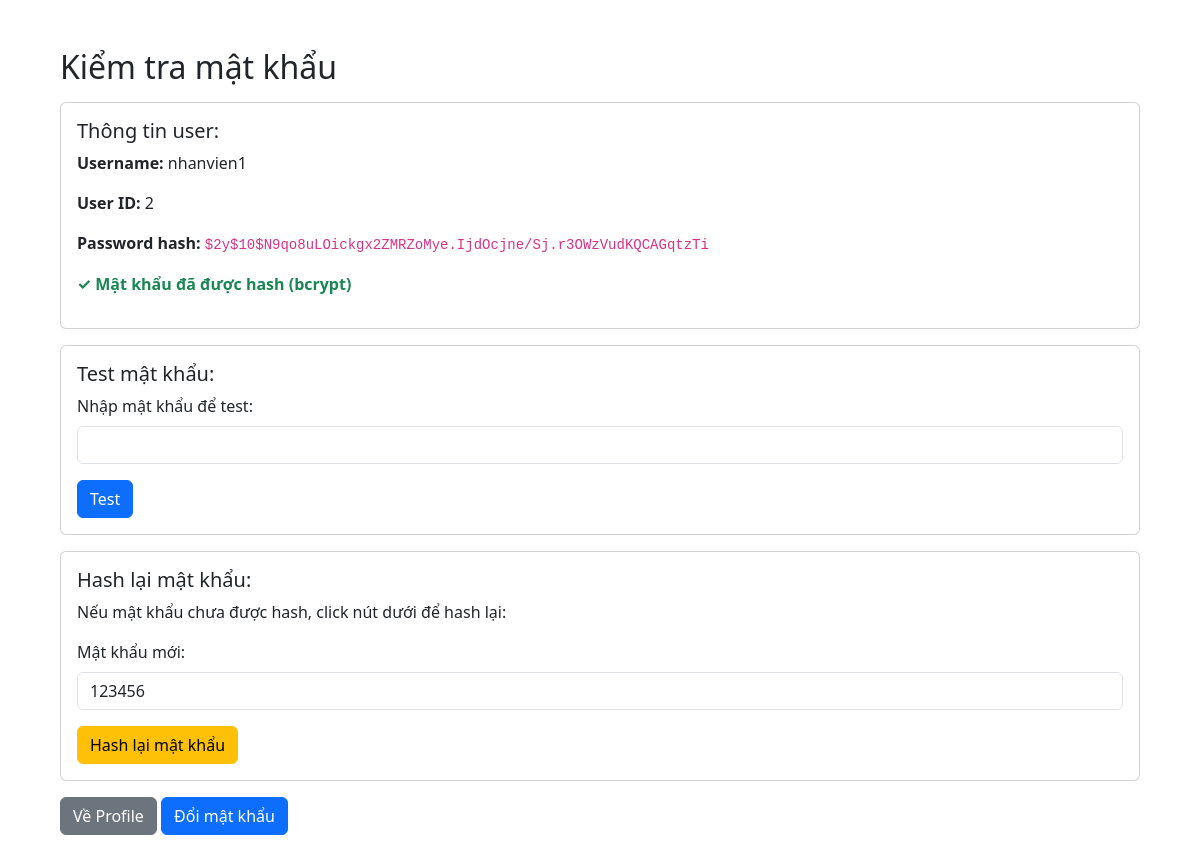
The app's page /check_password.php (signed in) with its own data.
### tables this page shows
CREATE TABLE users (
    user_id INT PRIMARY KEY AUTO_INCREMENT,
    username VARCHAR(50) UNIQUE NOT NULL,
    password VARCHAR(255) NOT NULL,
    full_name VARCHAR(100) NOT NULL,
    phone VARCHAR(20) COMMENT 'Số điện thoại',
    role ENUM('staff', 'manager') NOT NULL,
    created_at TIMESTAMP DEFAULT CURRENT_TIMESTAMP,
    updated_at DATETIME DEFAULT NULL,
    is_active TINYINT(1) DEFAULT 1
);

### models/Database.php (called while the page is built, shortened)
<?php
class Database {
    private static $instance = null;
    private $connection;
    private function __construct() {
        $maxRetries = 3;
        $retryCount = 0;
        while ($retryCount < $maxRetries) {
            try {
                $dsn = "mysql:host=" . DB_HOST . ";dbname=" . DB_NAME . ";charset=" . DB_CHARSET;
                $options = [
                    PDO::ATTR_ERRMODE => PDO::ERRMODE_EXCEPTION,
                    PDO::ATTR_DEFAULT_FETCH_MODE => PDO::FETCH_ASSOC,
                    PDO::ATTR_EMULATE_PREPARES => false,
                    PDO::ATTR_TIMEOUT => 10,
                    PDO::MYSQL_ATTR_INIT_COMMAND => "SET NAMES utf8mb4"
                ];
                $this->connection = new PDO($dsn, DB_USER, DB_PASS, $options);
                $this->connection->query("SELECT 1");
                return;
            } catch (PDOException $e) {
                try {
                    $dsn = "mysql:host=" . DB_HOST . ";charset=" . DB_CHARSET;
                    $pdo = new PDO($dsn, DB_USER, DB_PASS, $options);
                    $pdo->exec("CREATE DATABASE IF NOT EXISTS " . DB_NAME . " CHARACTER SET utf8mb4 COLLATE utf8mb4_unicode_ci");
                    $pdo->exec("USE " . DB_NAME);
                    $this->createUsersTable($pdo);
                    $this->connection = $pdo;
                    return;
                } catch (PDOException $e2) {
                    $retryCount++;
                    if ($retryCount >= $maxRetries) {
                        error_log("Database connection error after {$maxRetries} retries: " . $e2->getMessage());
                        error_log("Connection details - Host: " . DB_HOST . ", Database: " . DB_NAME . ", User: " . DB_USER);
                        if (strpos($e2->getMessage(), 'Connection refused') !== false) {
                            throw new Exception('Không thể kết nối MySQL. Vui lòng kiểm tra XAMPP MySQL đã được khởi động chưa.');
                        } elseif (strpos($e2->getMessage(), 'Access denied') !== false) {
                            throw new Exception('Lỗi xác thực database. Kiểm tra username/password trong file .env');
                        } else {
                            throw new Exception('Lỗi kết nối database: ' . $e2->getMessage());
                        }
                    }
                    sleep(1);
                }
            }
        }
    }
    public static function getInstance() {
        if (self::$instance === null) {
            self::$instance = new self();
        }
        return self::$instance;
    }
    public function query($sql, $params = []) {
        try {
            $stmt = $this->connection->prepare($sql);
            $stmt->execute($params);
            return $stmt;
        } catch (PDOException $e) {
            error_log("Database query error: " . $e->getMessage());
            throw $e;
        }
    }
}

### models/User.php (called while the page is built, shortened)
<?php
require_once 'Database.php';
class User {
    private $db;
    public function __construct() {
        $this->db = Database::getInstance();
    }
    public function findByUsername($username) {
        $sql = "SELECT * FROM users WHERE username = ?";
        $stmt = $this->db->query($sql, [$username]);
        return $stmt->fetch();
    }
}

### check_password.php (the view, shortened to what this page needs)
<?php
require_once 'models/Database.php';
require_once 'models/User.php';
$userModel = new User();
$user = $userModel->findByUsername($_SESSION['username']);
echo "<!DOCTYPE html>\n";
echo "<html><head><title>Kiểm tra mật khẩu</title>";
echo "<link href='https://cdn.jsdelivr.net/npm/bootstrap@5.3.0/dist/css/bootstrap.min.css' rel='stylesheet'>";
echo "</head><body class='p-5'>\n";
echo "<div class='container'>\n";
echo "<h2>Kiểm tra mật khẩu</h2>\n";
echo "<div class='card mt-3'>";
echo "<div class='card-body'>";
echo "<h5>Thông tin user:</h5>";
echo "<p><strong>Username:</strong> " . htmlspecialchars($user['username']) . "</p>";
echo "<p><strong>User ID:</strong> " . $user['user_id'] . "</p>";
echo "<p><strong>Password hash:</strong> <code>" . htmlspecialchars($user['password']) . "</code></p>";
if (strlen($user['password']) === 60 && strpos($user['password'], '$2y$') === 0) {
    echo "<p class='text-success'><strong>✓ Mật khẩu đã được hash (bcrypt)</strong></p>";
} else {
    echo "<p class='text-danger'><strong>✗ Mật khẩu CHƯA được hash (plain text)</strong></p>";
    echo "<p class='text-warning'>Mật khẩu hiện tại: <code>" . htmlspecialchars($user['password']) . "</code></p>";
}
echo "</div>";
echo "</div>";
echo "<div class='card mt-3'>";
echo "<div class='card-body'>";
echo "<h5>Test mật khẩu:</h5>";
echo "<form method='POST'>";
echo "<div class='mb-3'>";
echo "<label class='form-label'>Nhập mật khẩu để test:</label>";
echo "<input type='text' class='form-control' name='test_password' required>";
echo "</div>";
echo "<button type='submit' class='btn btn-primary'>Test</button>";
echo "</form>";
echo "</div>";
echo "</div>";
echo "<div class='card mt-3'>";
echo "<div class='card-body'>";
echo "<h5>Hash lại mật khẩu:</h5>";
if (isset($_GET['rehash'])) {
    $newPassword = $_GET['password'] ?? '123456';
    $hashedPassword = password_hash($newPassword, PASSWORD_DEFAULT);
    $db = Database::getInstance();
    $db->execute("UPDATE users SET password = ? WHERE user_id = ?", [$hashedPassword, $user['user_id']]);
    echo "<div class='alert alert-success'>";
    echo "✓ Đã hash lại mật khẩu thành: <strong>$newPassword</strong>";
    echo "<br>Hash: <code>$hashedPassword</code>";
    echo "</div>";
    echo "<a href='check_password.php' class='btn btn-info'>Kiểm tra lại</a>";
} else {
    echo "<p>Nếu mật khẩu chưa được hash, click nút dưới để hash lại:</p>";
    echo "<form method='GET'>";
    echo "<div class='mb-3'>";
    echo "<label class='form-label'>Mật khẩu mới:</label>";
    echo "<input type='text' class='form-control' name='password' value='123456'>";
    echo "</div>";
    echo "<button type='submit' name='rehash' value='1' class='btn btn-warning'>Hash lại mật khẩu</button>";
    echo "</form>";
}
echo "</div>";
echo "</div>";
echo "<div class='mt-3'>";
echo "<a href='index.php?page=profile' class='btn btn-secondary'>Về Profile</a> ";
echo "<a href='index.php?page=profile&action=change_password' class='btn btn-primary'>Đổi mật khẩu</a>";
echo "</div>";
echo "</div>\n";
echo "</body></html>\n";

### records on screen
users: username "nhanvien1", user_id "2", password "$2y$10$N9qo8uLOickgx2ZMRZoMye.IjdOcjne/Sj.r3OWzVudKQCAGqtzTi"
